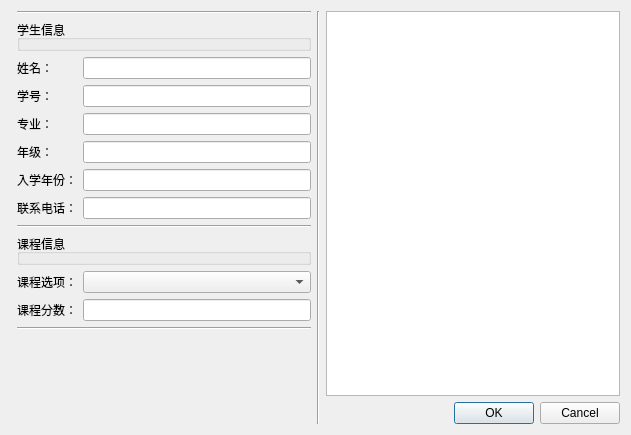
<?xml version="1.0" encoding="UTF-8"?>
<ui version="4.0">
 <class>add_student</class>
 <widget class="QDialog" name="add_student">
  <property name="windowModality">
   <enum>Qt::ApplicationModal</enum>
  </property>
  <property name="geometry">
   <rect>
    <x>0</x>
    <y>0</y>
    <width>631</width>
    <height>435</height>
   </rect>
  </property>
  <property name="windowTitle">
   <string>Dialog</string>
  </property>
  <layout class="QHBoxLayout" name="horizontalLayout_2">
   <item>
    <widget class="Line" name="line_2">
     <property name="orientation">
      <enum>Qt::Horizontal</enum>
     </property>
    </widget>
   </item>
   <item>
    <layout class="QVBoxLayout" name="verticalLayout_6">
     <item>
      <layout class="QVBoxLayout" name="verticalLayout_5">
       <item>
        <widget class="Line" name="line_5">
         <property name="orientation">
          <enum>Qt::Horizontal</enum>
         </property>
        </widget>
       </item>
       <item>
        <widget class="QGroupBox" name="groupBox">
         <property name="title">
          <string>学生信息</string>
         </property>
        </widget>
       </item>
       <item>
        <layout class="QHBoxLayout" name="horizontalLayout">
         <item>
          <layout class="QVBoxLayout" name="verticalLayout_3">
           <item>
            <widget class="QLabel" name="label">
             <property name="text">
              <string>姓名：</string>
             </property>
            </widget>
           </item>
           <item>
            <widget class="QLabel" name="label_2">
             <property name="text">
              <string>学号：</string>
             </property>
            </widget>
           </item>
           <item>
            <widget class="QLabel" name="label_3">
             <property name="text">
              <string>专业：</string>
             </property>
            </widget>
           </item>
           <item>
            <widget class="QLabel" name="label_4">
             <property name="text">
              <string>年级：</string>
             </property>
            </widget>
           </item>
           <item>
            <widget class="QLabel" name="label_7">
             <property name="text">
              <string>入学年份：</string>
             </property>
            </widget>
           </item>
           <item>
            <widget class="QLabel" name="label_8">
             <property name="text">
              <string>联系电话：</string>
             </property>
            </widget>
           </item>
          </layout>
         </item>
         <item>
          <layout class="QVBoxLayout" name="verticalLayout">
           <item>
            <widget class="QLineEdit" name="lineEdit_name"/>
           </item>
           <item>
            <widget class="QLineEdit" name="lineEdit_num"/>
           </item>
           <item>
            <widget class="QLineEdit" name="lineEdit_major"/>
           </item>
           <item>
            <widget class="QLineEdit" name="lineEdit_grade"/>
           </item>
           <item>
            <widget class="QLineEdit" name="lineEdit_year">
             <property name="text">
              <string/>
             </property>
            </widget>
           </item>
           <item>
            <widget class="QLineEdit" name="lineEdit_tel">
             <property name="text">
              <string/>
             </property>
            </widget>
           </item>
          </layout>
         </item>
        </layout>
       </item>
      </layout>
     </item>
     <item>
      <widget class="Line" name="line_4">
       <property name="orientation">
        <enum>Qt::Horizontal</enum>
       </property>
      </widget>
     </item>
     <item>
      <layout class="QVBoxLayout" name="verticalLayout_2">
       <item>
        <widget class="QGroupBox" name="groupBox_2">
         <property name="title">
          <string>课程信息</string>
         </property>
        </widget>
       </item>
       <item>
        <layout class="QGridLayout" name="gridLayout_2">
         <item row="0" column="0">
          <widget class="QLabel" name="label_5">
           <property name="text">
            <string>课程选项：</string>
           </property>
          </widget>
         </item>
         <item row="0" column="1">
          <widget class="QComboBox" name="comboBox_class">
           <property name="minimumSize">
            <size>
             <width>171</width>
             <height>21</height>
            </size>
           </property>
          </widget>
         </item>
         <item row="1" column="0">
          <widget class="QLabel" name="label_6">
           <property name="text">
            <string>课程分数：</string>
           </property>
          </widget>
         </item>
         <item row="1" column="1">
          <widget class="QLineEdit" name="lineEdit_score">
           <property name="minimumSize">
            <size>
             <width>171</width>
             <height>21</height>
            </size>
           </property>
           <property name="text">
            <string/>
           </property>
          </widget>
         </item>
        </layout>
       </item>
      </layout>
     </item>
     <item>
      <widget class="Line" name="line_3">
       <property name="orientation">
        <enum>Qt::Horizontal</enum>
       </property>
      </widget>
     </item>
     <item>
      <widget class="Line" name="line_6">
       <property name="orientation">
        <enum>Qt::Vertical</enum>
       </property>
      </widget>
     </item>
     <item>
      <spacer name="verticalSpacer">
       <property name="orientation">
        <enum>Qt::Vertical</enum>
       </property>
       <property name="sizeHint" stdset="0">
        <size>
         <width>20</width>
         <height>40</height>
        </size>
       </property>
      </spacer>
     </item>
    </layout>
   </item>
   <item>
    <widget class="Line" name="line">
     <property name="orientation">
      <enum>Qt::Vertical</enum>
     </property>
    </widget>
   </item>
   <item>
    <layout class="QVBoxLayout" name="verticalLayout_4">
     <item>
      <widget class="QTextEdit" name="textEdit">
       <property name="readOnly">
        <bool>true</bool>
       </property>
      </widget>
     </item>
     <item>
      <widget class="QDialogButtonBox" name="buttonBox">
       <property name="orientation">
        <enum>Qt::Horizontal</enum>
       </property>
       <property name="standardButtons">
        <set>QDialogButtonBox::Cancel|QDialogButtonBox::Ok</set>
       </property>
      </widget>
     </item>
    </layout>
   </item>
  </layout>
 </widget>
 <resources/>
 <connections>
  <connection>
   <sender>buttonBox</sender>
   <signal>accepted()</signal>
   <receiver>add_student</receiver>
   <slot>accept()</slot>
   <hints>
    <hint type="sourcelabel">
     <x>248</x>
     <y>254</y>
    </hint>
    <hint type="destinationlabel">
     <x>157</x>
     <y>274</y>
    </hint>
   </hints>
  </connection>
  <connection>
   <sender>buttonBox</sender>
   <signal>rejected()</signal>
   <receiver>add_student</receiver>
   <slot>reject()</slot>
   <hints>
    <hint type="sourcelabel">
     <x>316</x>
     <y>260</y>
    </hint>
    <hint type="destinationlabel">
     <x>286</x>
     <y>274</y>
    </hint>
   </hints>
  </connection>
 </connections>
</ui>
